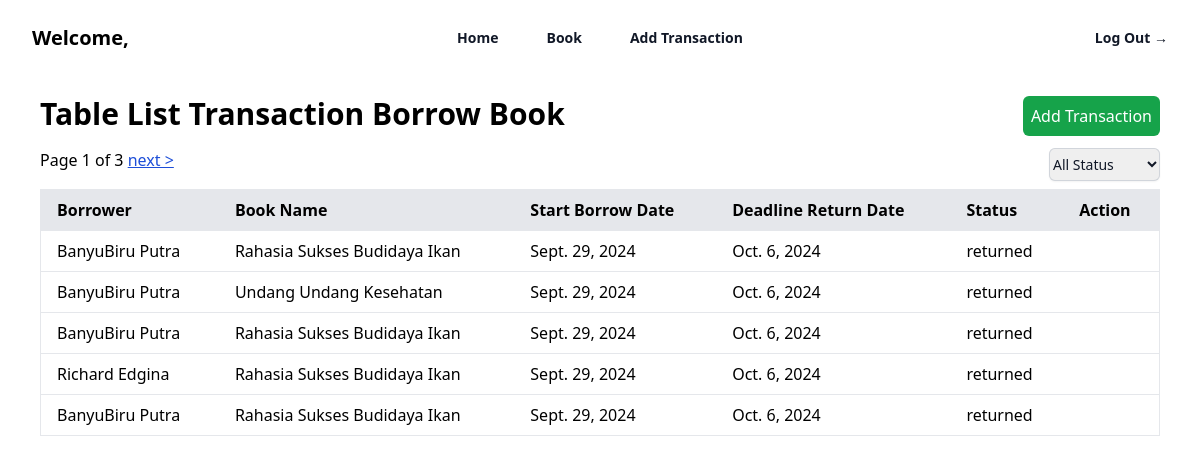
The app's page / (signed in) with its own data.
### pinjamBuku/models.py (models this page shows, shortened)
class Borrower(models.Model):
    full_name = models.CharField(max_length=200)
    identity_number = models.CharField(max_length=50)
    birth_date = models.DateField()
    home_place = models.CharField(max_length=200)
    status = models.CharField(max_length=20, default= "active")

class Book(models.Model):
    name = models.CharField(max_length=200)
    author = models.CharField(max_length=200)
    genre = models.CharField(max_length=50)
    quantity = models.IntegerField(default=1)
    status = models.CharField(max_length=20, default= "active")

class TransactionBorrowBook(models.Model):
    book = models.ForeignKey(Book, on_delete=models.CASCADE)
    borrower = models.ForeignKey(Borrower, on_delete=models.CASCADE)
    borrow_date = models.DateField()
    returned_date = models.DateField()
    status = models.CharField(max_length=20)
    admin = models.IntegerField(default=-2)
    @property
    def is_past_deadline(self):
        return date.today() > self.returned_date

### pinjamBuku/views.py (the view)
# urls.py: path("",views.index, name="index"),
def index(request):
    if request.user.is_authenticated:
        filter_status = request.GET.get("filter_status")
        if filter_status is None:
            filter_status = 'all'
        if filter_status == 'all':
            transactions_borrow_book = TransactionBorrowBook.objects.select_related('book').select_related('borrower').exclude(status='cancel').order_by('borrow_date')
        else:
            transactions_borrow_book = TransactionBorrowBook.objects.select_related('book').select_related('borrower').filter(status=filter_status).exclude(status='cancel').order_by('borrow_date')
        pagination = Paginator(transactions_borrow_book,5)
        page_number = request.GET.get("page")
        if page_number is None:
            page_number = 1
        page = pagination.page(page_number)
        dateNow = datetime.today()
        list_table_detail = []
        for transaction in page.object_list:
            temp_list = []
            temp_list.append(transaction.borrower.full_name)
            temp_list.append(transaction.book.name)
            temp_list.append(transaction.borrow_date)
            temp_list.append(transaction.returned_date)
            status = ""
            if transaction.is_past_deadline and transaction.status != "returned"  and transaction.status != "penalty":
                status = "Past Deadline"
            else:
                status = transaction.status
            temp_list.append(status)
            temp_list.append({
                "id":transaction.id,
                "status":status
            })
            print("type = ",type({
                "id":transaction.id,
                "status":status
            }))
            list_table_detail.append(temp_list)
        list_table_header = ['Borrower','Book Name','Start Borrow Date','Deadline Return Date','Status','Action']
        context = {
            "page" : page,
            "list_table_detail": list_table_detail,
            "list_table_header": list_table_header,
            "filter_status" : filter_status,
            "dateNow": dateNow
        }
        return render(request, "pinjamBuku/index.html", context)
    else:
        return redirect("/accounts/login/")

### pinjamBuku/templates/pinjamBuku/index.html (shortened to what this page needs)
<!DOCTYPE html>
<html lang="en">
  <head>
    {% load static %}
    <link
      href="{% static 'perpustakaanOnline/output.css' %}?v={{ timestamp }}"
      rel="stylesheet"
    />
  </head>
  <body>
    {% include "pinjamBuku/header.html"%}
    <div class="mx-10 flex justify-between mt-5">
      <h1 class="text-3xl font-bold">Table List Transaction Borrow Book</h1>
      <a href="{% url 'pinjamBuku:addTransaction'%}" class="bg-green-600 p-2 rounded-md text-white hover:cursor-pointer">Add Transaction</a>
    </div>
    <div class="mt-3 mx-10 flex justify-between">
      <span >
          <span >
              Page {{ page.number }} of {{ page.paginator.num_pages }}
          </span>
          {% if page.has_next %}
              {% if filter_status %}
                <a class="text-blue-700 underline" href="?page={{ page.next_page_number }}&filter_status={{ filter_status }}">next ></a>
                {% else %}
                <a class="text-blue-700 underline" href="?page={{ page.next_page_number }}">next ></a>
              {% endif %}
          {% endif %}
      </span>
      <select
        id="filterStatus"
        onchange="handleSelectStatusChange()"
        class="block w-fit rounded-md border-0 py-1.5 text-gray-900 shadow-sm ring-1 ring-inset ring-gray-300 focus:ring-2 focus:ring-inset focus:ring-indigo-600 sm:max-w-xs sm:text-sm sm:leading-6"
      >
       <option {% if filter_status == "all" %}Selected {%endif%}   value="all">All Status</option>
      </select>
  </div>
    {% include "pinjamBuku/table.html" with list_table_detail=list_table_detail is_Home_Page=True list_table_header=list_table_header %}
  </body>
</html>

### pinjamBuku/templates/pinjamBuku/table.html (shortened to what this page needs)
<div class="overflow-x-auto mx-10 mt-2">
    <table class="min-w-full bg-white border border-gray-200">
      <thead>
        <tr class="bg-gray-200">
          {% for tableHeader in list_table_header %}
            <th class="py-2 px-4 border-b text-left">{{ tableHeader }}</th>
          {% endfor %}
        </tr>
      </thead>
      <tbody>
        {% if page %}
          {% for list_detail in list_table_detail %}
            <tr>
                {% for detail in list_detail %}
                    {% if detail.id is None %}
                        <td class="py-2 px-4 border-b">{{ detail }}</td>
                        {% else %}
                            {% if is_Home_Page %}
                                <td class="py-2 px-4 border-b">
                                </td>
                            {% endif %}
                    {% endif %}
                {% endfor %}
            </tr>
          {% endfor %}
        {% else %}
        <tr>
          <td class="py-2 px-4 border-b text-center" colspan="5">No data available, try create new transaction</td>
        </tr>
        {% endif %}
      </tbody>
    </table>
  </div>

### records on screen
Borrower: list_detail "BanyuBiru Putra" "BanyuBiru Putra" "BanyuBiru Putra" "BanyuBiru Putra"
Book: list_detail "Rahasia Sukses Budidaya Ikan" "Rahasia Sukses Budidaya Ikan" "Rahasia Sukses Budidaya Ikan" "Rahasia Sukses Budidaya Ikan"
TransactionBorrowBook: list_detail "Sept. 29, 2024" "Oct. 6, 2024" "returned"
Book: list_detail "Undang Undang Kesehatan"
TransactionBorrowBook: list_detail "Sept. 29, 2024" "Oct. 6, 2024" "returned"
TransactionBorrowBook: list_detail "Sept. 29, 2024" "Oct. 6, 2024" "returned"
Borrower: list_detail "Richard Edgina"
TransactionBorrowBook: list_detail "Sept. 29, 2024" "Oct. 6, 2024" "returned"
TransactionBorrowBook: list_detail "Sept. 29, 2024" "Oct. 6, 2024" "returned"

### other values on screen
{{ page.number }} "1"
{{ page.paginator.num_pages }} "3"
{{ tableHeader }} "Borrower" "Book Name" "Start Borrow Date" "Deadline Return Date" "Status" "Action"
